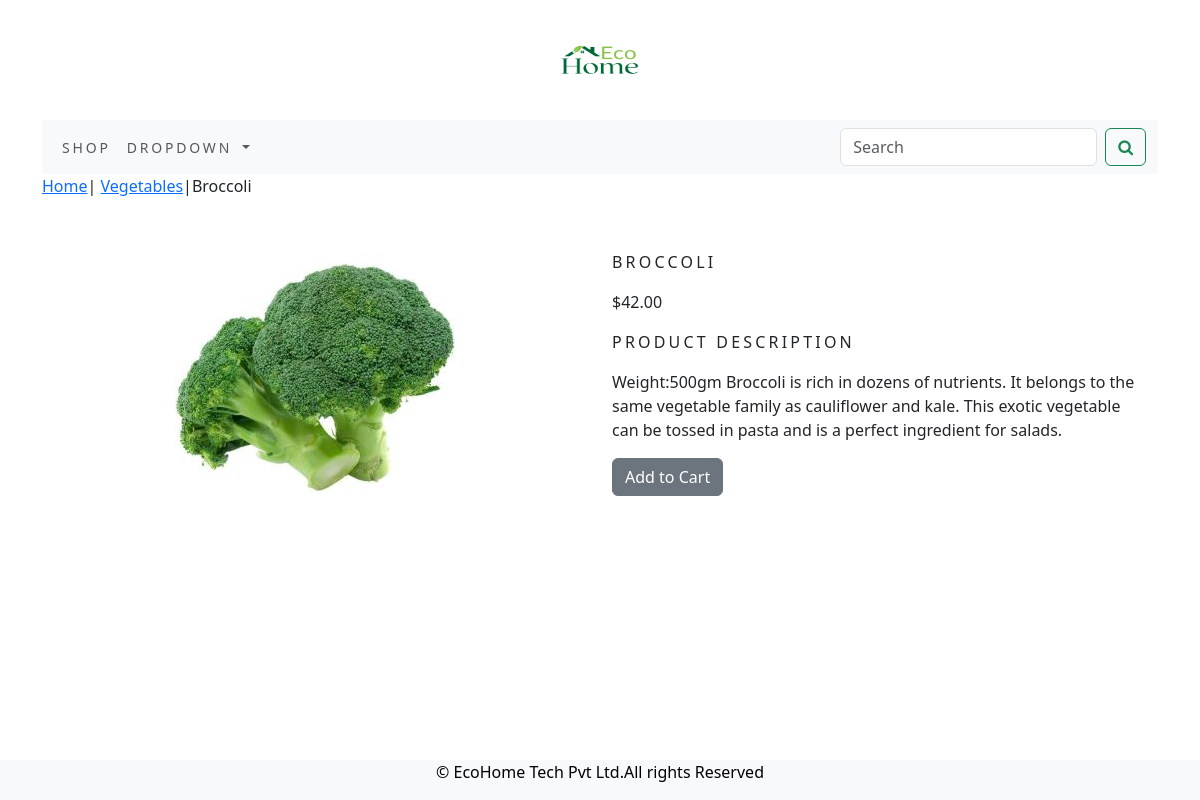
/shop/vegetables/brocollie/, run on the app's committed database.
### shop/models.py (models this page shows, shortened)
class Product(models.Model):
    name=models.CharField(max_length=250,unique=True)
    slug=models.SlugField(max_length=250,unique=True)
    desc=models.TextField(blank=True)
    price=models.DecimalField(max_digits=10,decimal_places=2)
    category=models.ForeignKey(Category,on_delete=models.CASCADE)
    image=models.ImageField(upload_to='product',blank=True)
    stock=models.IntegerField()
    available=models.BooleanField(default=True)
    created=models.DateTimeField(auto_now_add=True)
    updated=models.DateTimeField(auto_now=True)
    class Meta:
        ordering = ('name',)
        verbose_name = 'product'
        verbose_name_plural = 'products'

class Category(models.Model):
    name=models.CharField(max_length=250,unique=True)
    slug=models.SlugField(max_length=250,unique=True)
    desc=models.TextField(blank=True)
    image=models.ImageField(upload_to='category',blank=True)
    class Meta:
        ordering=('name',)
        verbose_name='category'
        verbose_name_plural='categories'
    def get_url(self):
        return reverse('shop:products_by_category',args=[self.slug])
    def __str__(self):
        return '{}'.format(self.name)

### shop/views.py (the view)
# urls.py: path('<slug:c_slug>/<slug:product_slug>/', views.proDetail, name='prodCatdetail')
def proDetail(request,c_slug,product_slug):
    try:
        product=Product.objects.get(category__slug=c_slug,slug=product_slug)
    except Exception as e:
        raise e
    return render(request,"product.html",{'product':product})

### cart/context_processors.py (called while the page is built)
def counter(request):
    item_count=0
    if 'admin' in request.path:
        return{}
    else:
        try:
            cart=Cart.objects.filter(cart_id=_cart_id(request))
            cart_items=CartItem.objects.all().filter(cart=cart[:1])
            for cart_item in cart_items:
                item_count += cart_item.quantity
        except Cart.DoesNotExist:
            item_count=0
    return dict(item_count=item_count)

### cart/views.py (called while the page is built)
def _cart_id(request):
    cart=request.session.session_key
    if not cart:
        cart=request.session.create()
    return cart

### shop/context_processors.py (called while the page is built)
def menu_links(request):
    links=Category.objects.all()
    return dict(links=links)

### templates/product.html (shortened to what this page needs)
{% extends 'base.html' %}
{% load static %}
{% block content %}
 <div class="row my_product_row_class">
   <div class="mx_auto">
       <p><a href="{% url 'shop:allProdCat' %}">Home</a>| <a href="{{product.category.get_url}}">{{product.category}}</a>|{{product.name}}</p>
   </div>
   <div class="container">
 <br>
  <div class="row">
    <div class="col-12 col-sm-12 col-md-12 col-lg-6 text-center">
        <div style="min-width:18rem">
            <img src="{{product.image.url}}" alt="{{product.name}}">
        </div>
    </div>
    <div class="col-12 col-sm-12 col-md-12 col-lg-6">
        <div>
            <h1 class="my_prod_title">{{product.name}}</h1>
            <p>${{product.price}}</p>
            <p class="my_title">Product Description</p>
            <p class="text-justify my_prod_text">{{product.desc}}</p>
            {% if product.stock <= 0 %}
            <p class="text-justify my_prod_text"><b>Out Of Stock</b></p>
            {% else %}
            <a class="btn btn-secondary" href="{% url 'cart:add_cart' product.id %}">Add to Cart</a>
            {% endif %}
        </div>
    </div>
  </div>
  </div>
 </div>
{% endblock %}

### static/css/custom.css (style rules this page uses)
body { font-family: 'Roboto', sans-serif; }
.my_title { font-size:16px; text-transform:uppercase; letter-spacing:.2em; }
.my_prod_title { font-size:16px; text-transform:uppercase; letter-spacing:.2em; padding-top:15px; padding-bottom:10px; }
.my_prod_text { padding-right:20px; }

### data on the page
Product: category "Vegetables", name "Broccoli", image (picture), name "BROCCOLI", price "42.00", desc "Weight:500gm Broccoli is rich in dozens of nutrients. It belongs to the same vegetable family as cauliflower and kale. This exotic vegetable can be tossed in pasta and is a perfect ingredient for salads."
